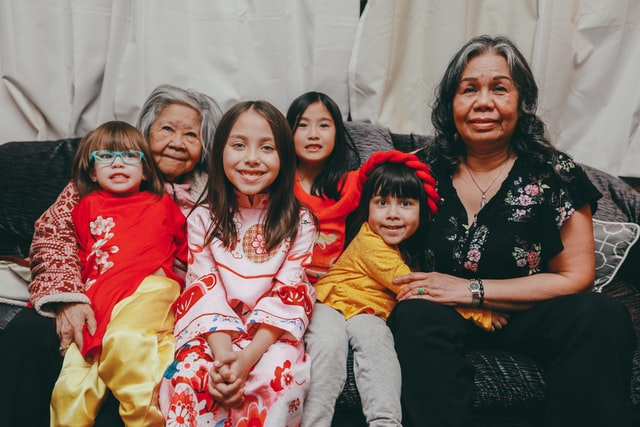
#> input picture sample_image/0.jpg, 640 x 427 px
$ python app-argparse.py ../sample_image/0.jpg ../sample_image/2.jpg
#> lines starting #> are read from the running program, lines starting #| are printed output that depends on the picture
import cv2

class Predictor():

    cascade = 'haarcascade/haarcascade_frontalface_default.xml'
    face_cascade = cv2.CascadeClassifier(cascade)

    @staticmethod
    def resize(image):
        width = int(1080)
        height = int(image.shape[0] * (width / image.shape[1]))
        dim = (width, height)
        image = cv2.resize(image, dim)
        return image

    @staticmethod
    def preprocess(image_bgr):
        image = image_bgr.copy()
        image = cv2.cvtColor(image, cv2.COLOR_BGR2GRAY)
        image = cv2.GaussianBlur(image, (3,3), cv2.BORDER_DEFAULT)
        image = cv2.equalizeHist(image)
        return image

    @staticmethod
    def draw(image_bgr, bouding_boxes):
        image = image_bgr.copy()
        for (x,y,w,h) in bouding_boxes:
            cv2.rectangle(image, (x,y), (x+w, y+h), (0,255,0), 2)
        return image

    @staticmethod
    def load_image(path):
        image_bgr = cv2.imread(path)
        return image_bgr

    @staticmethod
    def save_image(path, image_bgr):
        cv2.imwrite(path, image_bgr)

    @classmethod
    def predict(cls, image_bgr):
        image = image_bgr.copy()
        gray_image = cls.preprocess(image)
        bouding_boxes = cls.face_cascade.detectMultiScale(gray_image, 1.3, 5)
        result = cls.draw(image, bouding_boxes)
        return result

def process(source, target):
    image = Predictor.load_image(source)
#> in load_image, image_bgr is the input picture: shape (427, 640, 3); mean B, G, R 98.7, 106.8, 129.7
    image = Predictor.resize(image)
    result = Predictor.predict(image)
#> in preprocess, `image = cv2.cvtColor(image, cv2.COLOR_BGR2GRAY)`:
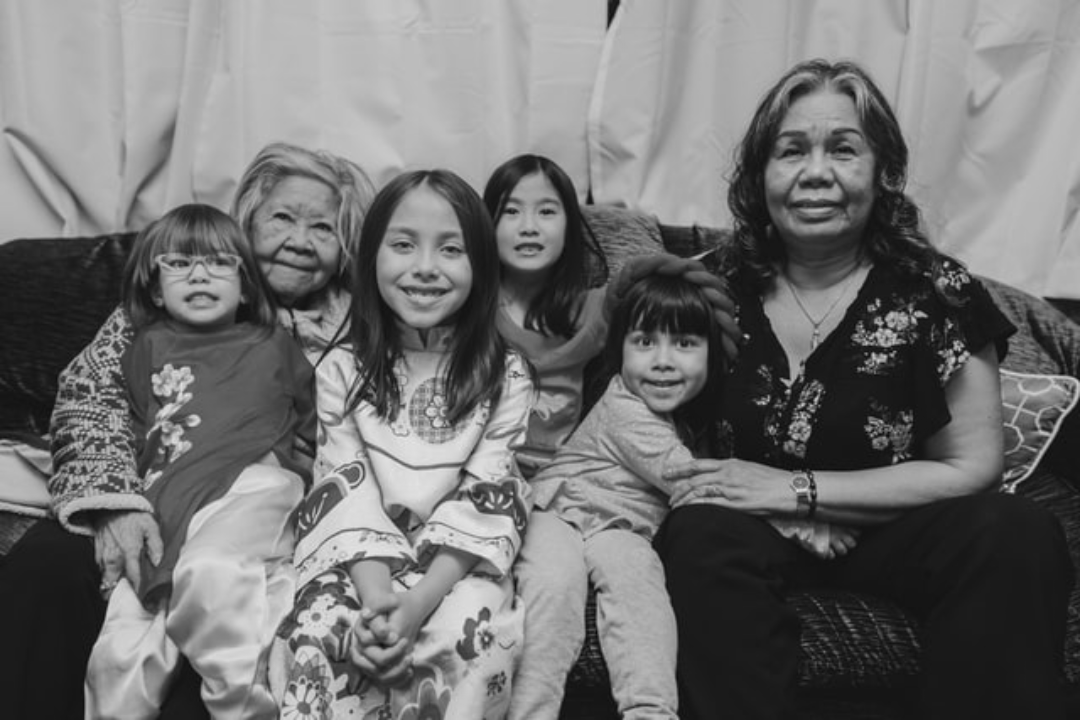
#> image: shape (720, 1080); min 6, max 237, mean 112.6
#> in preprocess, `image = cv2.equalizeHist(image)`:
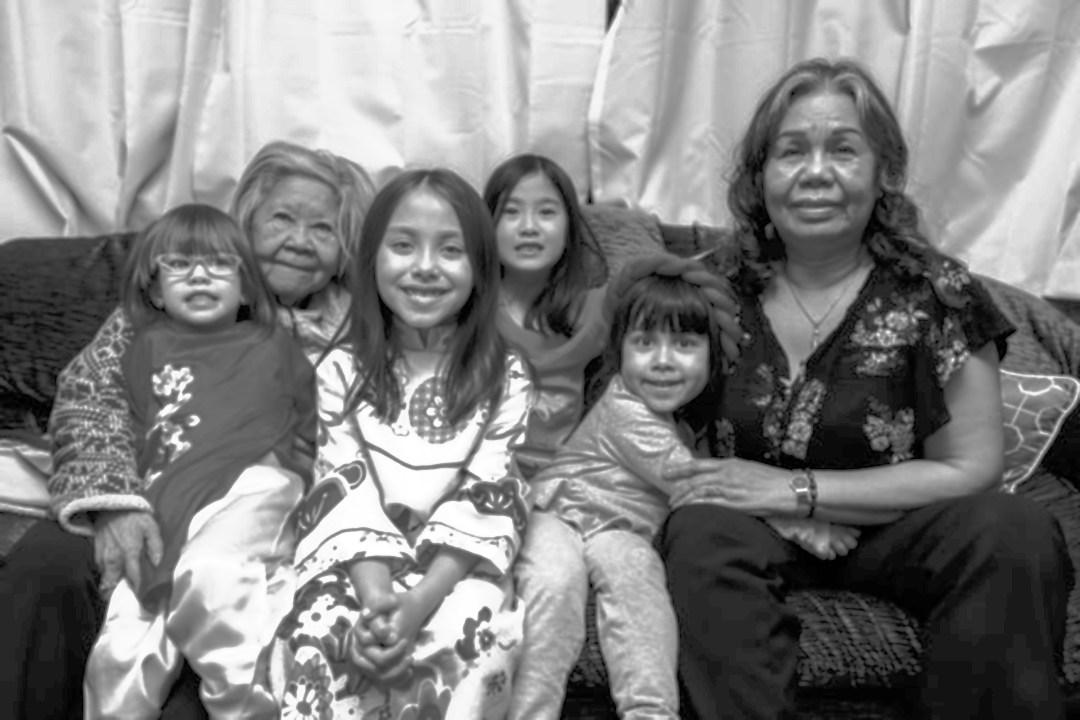
#> image: shape (720, 1080); min 0, max 255, mean 128.7
#> in predict, `bouding_boxes = cls.face_cascade.detectMultiScale(gray_image, 1.3, 5)`: bouding_boxes = [[485, 176, 92, 92], [362, 195, 128, 128], [613, 302, 104, 104], [748, 96, 137, 137], [241, 176, 116, 116]]
#> the loop in draw, `for (x,y,w,h) in bouding_boxes:` made 5 passes
#> after the loop in draw, `for (x,y,w,h) in bouding_boxes:`:
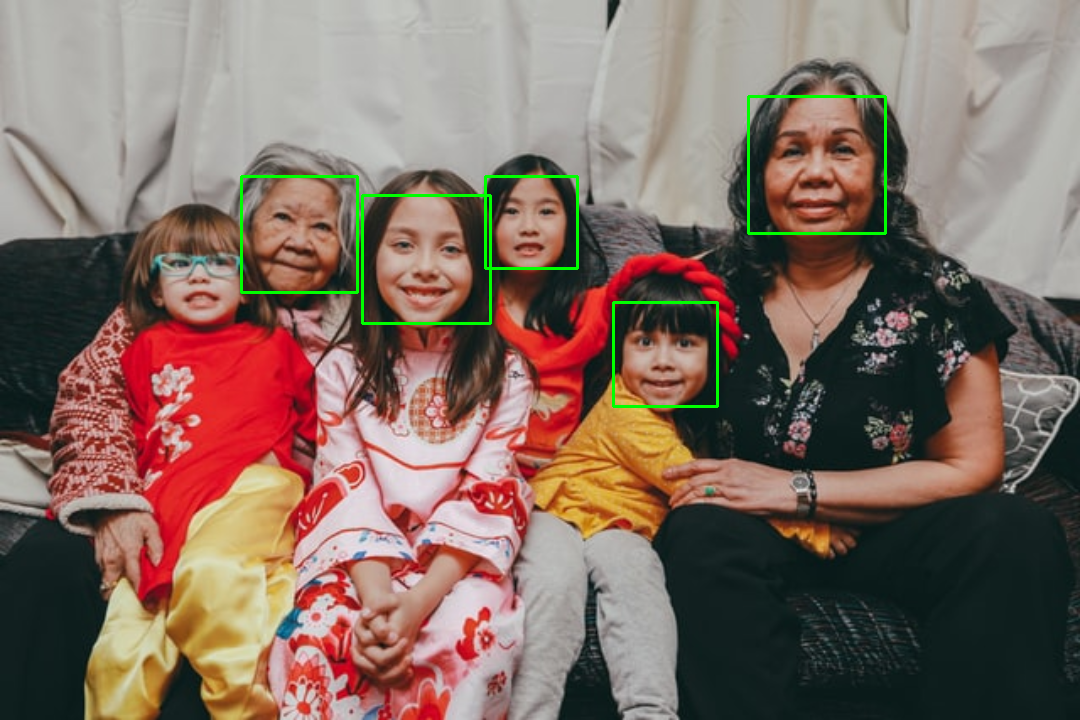
#> image: shape (720, 1080, 3); mean of channels 0, 1, 2 98.1, 108.3, 128.9; drawn as B, G, R
    Predictor.save_image(target, result)

import argparse

parser = argparse.ArgumentParser(description='Draw a bounding box on each detected face in an image.')
parser.add_argument('source', metavar='source', type=str, help='path to load image')
parser.add_argument('target', metavar='target', type=str, help='path to save result image')
args = parser.parse_args()

source_path = args.source
target_path = args.target

if __name__=='__main__':
    process(source_path, target_path)

$ run again, on sample_image/3.jpg
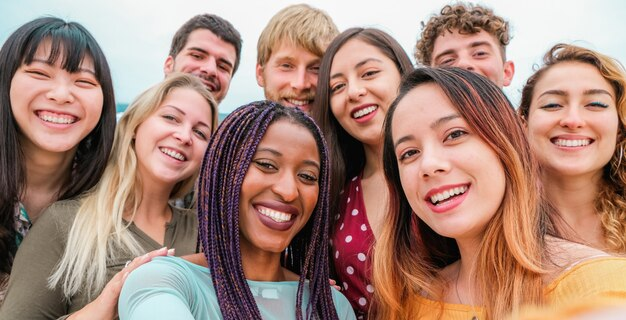
#> input picture sample_image/3.jpg, 626 x 320 px
#> in load_image, image_bgr is the input picture: shape (320, 626, 3); mean B, G, R 119.7, 132.8, 166.7
#> in preprocess, `image = cv2.equalizeHist(image)`:
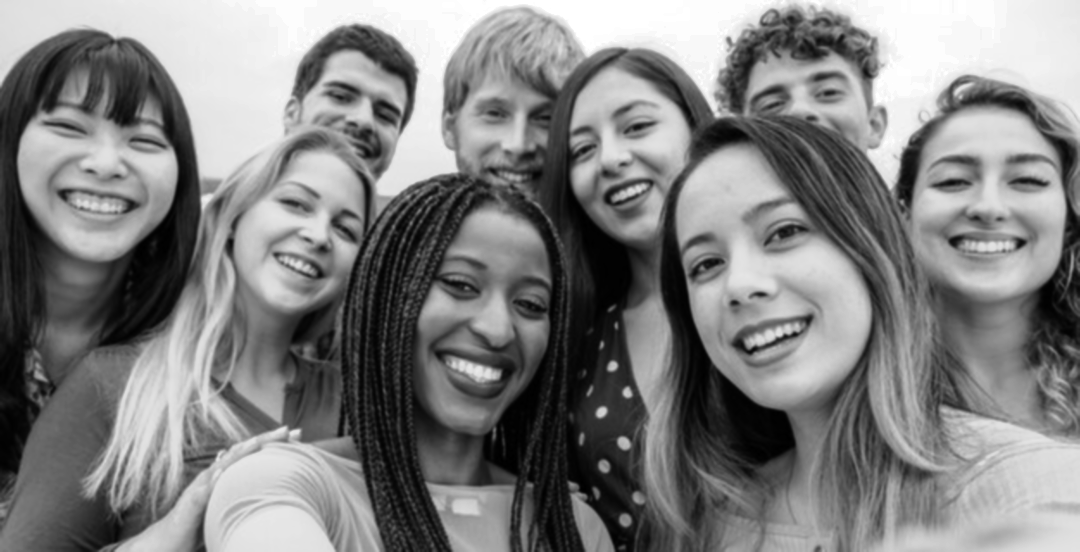
#> image: shape (552, 1080); min 0, max 255, mean 128.1
#> bouding_boxes = [[452, 66, 131, 131], [899, 109, 170, 170], [398, 222, 188, 188], [637, 153, 238, 238]]
#> the loop in draw, `for (x,y,w,h) in bouding_boxes:` made 4 passes
#> after the loop in draw, `for (x,y,w,h) in bouding_boxes:`:
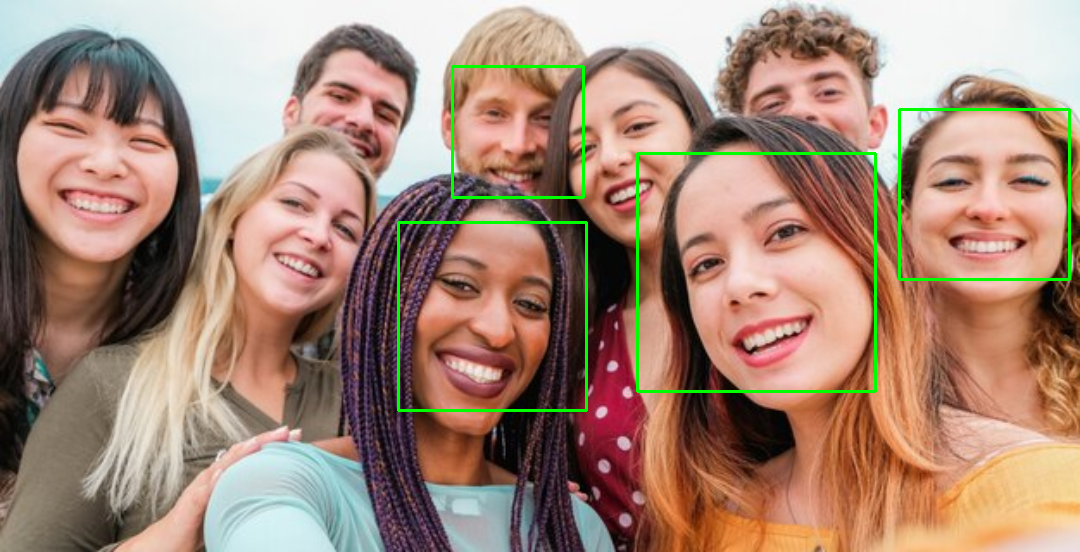
#> image: shape (552, 1080, 3); mean of channels 0, 1, 2 118.2, 134.9, 164.5; drawn as B, G, R
